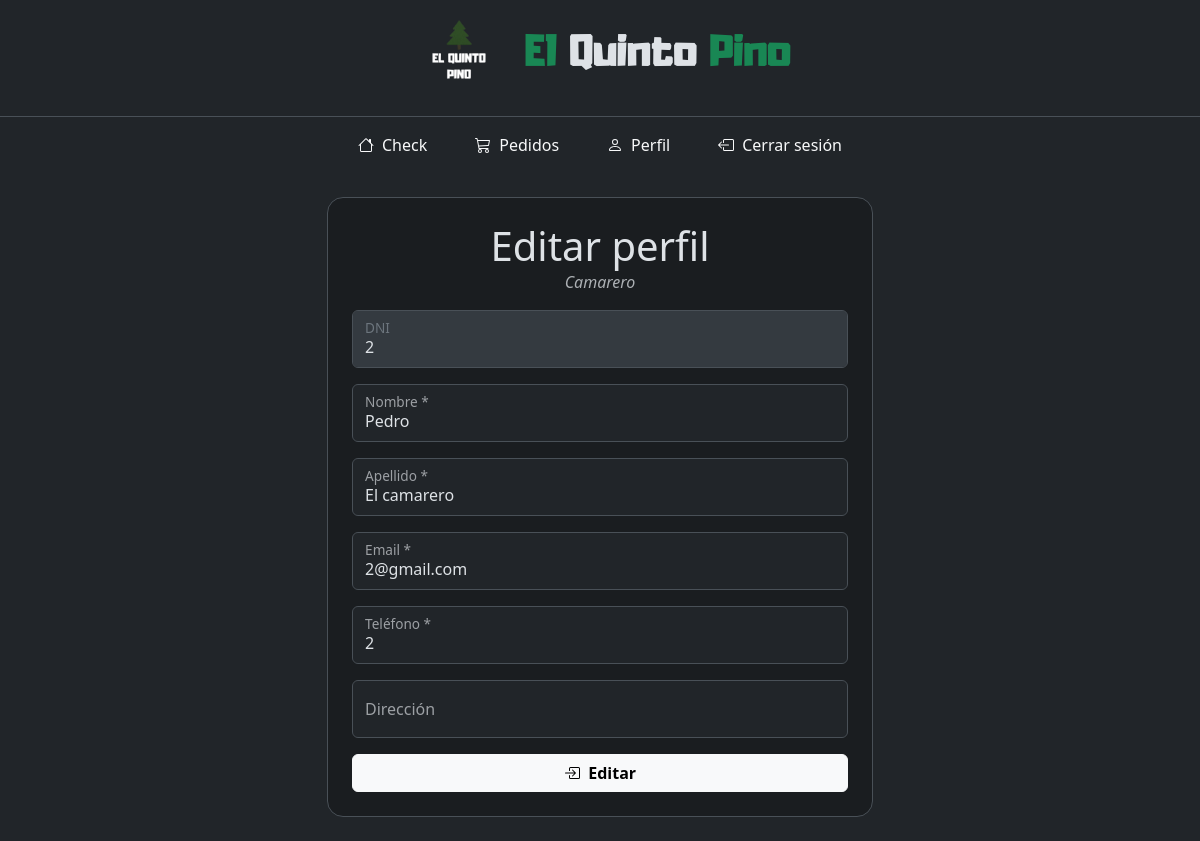
Screenshot of /camarero/perfil.php (signed in) with the database file from the repository.
### tables this page shows
CREATE TABLE `usuario` (
  `dni` varchar(255) NOT NULL,
  `password` varchar(255) NOT NULL,
  `nombre` varchar(255) NOT NULL,
  `apellido` varchar(255) NOT NULL,
  `rol` int(11) NOT NULL COMMENT '0- normal\r\n1- camarero\r\n2- encargado',
  `email` varchar(255) NOT NULL,
  `telefono` varchar(255) NOT NULL,
  `direccion` varchar(255) DEFAULT NULL,
  `estado` tinyint(1) NOT NULL COMMENT '0- desbloqueado 1- bloqueado'
);

### camarero/perfil.php (the view, shortened to what this page needs)
<?php
include("../components/conexion.php");
?>
<!DOCTYPE html>
<html lang="es" data-bs-theme="dark">
<head>
    <link rel="stylesheet" href="../bootstrap/css/bootstrap.min.css" />
    <link rel="stylesheet" href="../styles.css" />
</head>
<body>
    <div class="container-fluid min-vh-100 d-flex flex-column">
        <?php
        include("../components/header.php");
        include("navbar.php");
        $dni = $_SESSION["dni"];
        $consulta = "SELECT * FROM usuario WHERE dni = '$dni'";
        $result = mysqli_query($conn, $consulta);
        $row = mysqli_fetch_array($result);
        ?>
        <main class="container my-4 flex-grow-1">
            <div class="row justify-content-center">
                <div class="col-12 col-md-10 col-lg-8 col-xl-6">
                    <section class="bg-dark-subtle border rounded-4 p-3 p-sm-4">
                        <header class="d-flex justify-content-between align-items-center">
                            <h2 class="display-6 m-0 text-center flex-grow-1">Editar perfil</h2>
                        </header>
                        <?php
                        if ($row["rol"] == 2) {
                            echo '<p class="text-muted text-center mb-3"><i>Encargado</i></p>';
                        } else if ($row["rol"] == 1) {
                            echo '<p class="text-muted text-center mb-3"><i>Camarero</i></p>';
                        } else {
                            echo '<p class="text-muted text-center mb-3"><i>Cliente</i></p>';
                        }
                        ?>
                        <div class="row justify-content-center">
                            <form action="editarPerfil.php" method="post" class="col-12">
                                <div class="form-floating mb-3">
                                    <input type="text" class="form-control" id="dni" name="dni" placeholder="dni" value="<?php echo $row["dni"] ?>" disabled required />
                                    <label for="dni">DNI</label>
                                </div>
                                <div class="form-floating mb-3">
                                    <input type="text" class="form-control" id="nombre" name="nombre" placeholder="Nombre" value="<?php echo $row["nombre"] ?>" required />
                                    <label for="nombre">Nombre *</label>
                                </div>
                                <div class="form-floating mb-3">
                                    <input type="text" class="form-control" id="apellido" name="apellido" placeholder="apellido" value="<?php echo $row["apellido"] ?>" required />
                                    <label for="apellido">Apellido *</label>
                                </div>
                                <div class="form-floating mb-3">
                                    <input type="email" class="form-control" id="email" name="email" placeholder="email" value="<?php echo $row["email"] ?>" required />
                                    <label for="email">Email *</label>
                                </div>
                                <div class="form-floating mb-3">
                                    <input type="text" class="form-control" id="telefono" name="telefono" placeholder="telefono" value="<?php echo $row["telefono"] ?>" required />
                                    <label for="telefono">Teléfono *</label>
                                </div>
                                <div class="form-floating mb-3">
                                    <input type="text" class="form-control" id="direccion" name="direccion" placeholder="direccion" value="<?php echo $row["direccion"] ?>" />
                                    <label for="direccion">Dirección</label>
                                </div>
                                <div class="d-grid ">
                                    <button type="submit" class="btn btn-light fw-bold lead d-flex align-items-center justify-content-center">
                                        &nbsp; Editar</button>
                                </div>
                            </form>
                        </div>
                    </section>
                </div>
            </div>
        </main>
    </div>
</body>
</html>

### styles.css (style rules this page uses)
body { background-image: url(/restaurante/img/background02.jpg); background-repeat: no-repeat; background-size: cover; background-position: center; }

### rows the page displays
usuario: dni "2", nombre "Pedro", apellido "El camarero", email "2@gmail.com", telefono "2"
